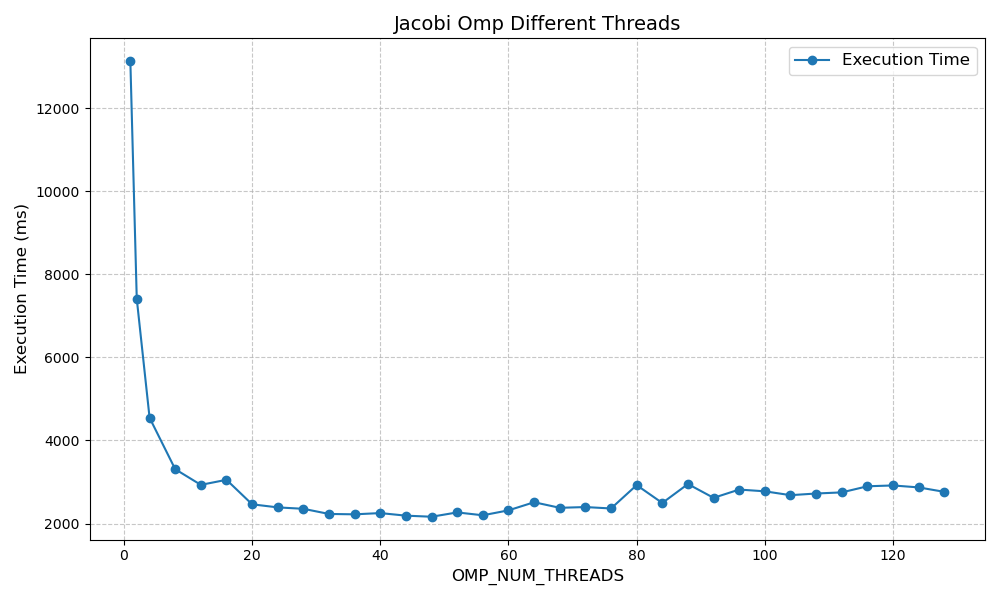

This chart was generated by the following Python code:
import pandas as pd
import matplotlib.pyplot as plt

# 从文件中读取数据
file_path = './result/jacobi_omp_different_threads.csv' 
file_name = file_path.split('/')[-1].split('.')[0]
title = file_name.replace('_', ' ').title()
data = pd.read_csv(file_path)

# 转换为 DataFrame
df = pd.DataFrame(data)

# 绘制图形
plt.figure(figsize=(10, 6))
plt.plot(df["OMP_NUM_THREADS"], df["Execution Time (ms)"], marker="o", label="Execution Time")
plt.title(title, fontsize=14)
plt.xlabel("OMP_NUM_THREADS", fontsize=12)
plt.ylabel("Execution Time (ms)", fontsize=12)
plt.grid(True, linestyle="--", alpha=0.7)
plt.legend(fontsize=12)
plt.tight_layout()

# 显示图形
plt.savefig("./result/" + file_name +".png")

